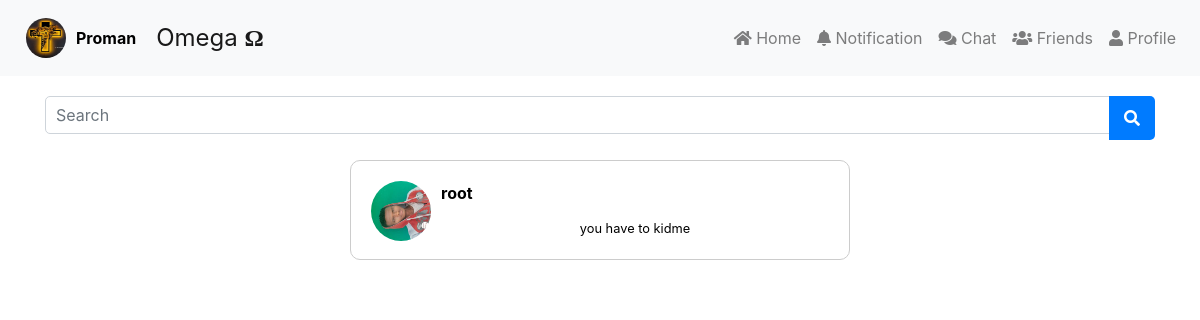
Page /chat/chatlist/ (signed in) on the committed database.
### user_profile/models.py (models this page shows, shortened)
class UserProfile(models.Model):
    user = models.OneToOneField(User,on_delete=models.CASCADE)
    name = models.CharField(max_length=50,help_text="Profile Username")
    bio = models.TextField(max_length=100,default="write your bio",blank=True)
    image = models.ImageField(default="default.png",
                              upload_to="profile_img")
    def __str__(self):
          return self.name

### chat/models.py (models this page shows)
class LiveChatModel(models.Model):
    state = models.CharField(max_length=10)
    sender = models.ForeignKey(UserProfile,on_delete=models.CASCADE)
    message = models.TextField(max_length=500)
    receiver = models.ForeignKey(
        UserProfile,on_delete=models.CASCADE,
        related_name='chat_receiver'
    )

### chat/views.py (the view)
# urls.py: path("chatlist/",views.ChatListView.as_view(),name="chatlist"),
class ChatListView(LoginRequiredMixin,TemplateView):
    login_url = reverse_lazy('login')
    template_name = "chat/chatlist.html"
    def get_context_data(self,*args,**kwargs):
        context = super().get_context_data(*args,**kwargs)
        profile = UserProfile.objects.get(user=self.request.user)
        json_profile = serialize('json',[profile])
        connected_friends = FollowModel.objects.filter(follower=json_profile)
        connected_profiles = []
        for item in connected_friends:
            data = list(deserialize('json',item.following))[0].object
            connected_profiles.append(data)
        sender_lchat = LiveChatModel.objects.filter(sender=profile)
        sender_pro = [item.receiver for item in sender_lchat]
        receiver_lchat = LiveChatModel.objects.filter(receiver=profile)
        receiver_pro = [item.sender for item in receiver_lchat]
        all_pro = sender_pro + receiver_pro
        print(all_pro)
        connected_profiles = [item for item in connected_profiles if not item in all_pro]
        print(connected_profiles)
        all_lchat = sender_lchat.union(receiver_lchat)
        context['connected'] = connected_profiles
        context['profile'] = profile
        context['all_lchat'] = all_lchat
        return context

### templates/chat/chatlist.html (shortened to what this page needs)
{%extends 'bases/headers.html'%}
{%load static %}
{%block bootstrap %}
  <link rel="stylesheet" href="https://stackpath.bootstrapcdn.com/bootstrap/4.3.1/css/bootstrap.min.css">
{%endblock%}
{%block cssfile%}
<link rel="stylesheet" type="text/css" href="{%static 'chat/chatlist.css'%}">
{%endblock%}
{%block content%}
{%for item in all_lchat%}
  {%if item.sender == profile%}
  <a href="{%url 'chatroom' item.receiver.id%}" style="color:black;text-decoration:none;">
  {%else%}
        <a href="{%url 'chatroom' item.sender.id%}" style="color:black;text-decoration:none;">
  {%endif%}
  <div class="container" id="{{item.id}}">
    <div class="row">
      <div class="col-md-6 offset-md-3">
        <div class="profile-box">
         {%if item.sender == profile %}
          <img src="{{item.receiver.image.url}}" alt="Profile Image">
          <span class="username">{{item.receiver.name}}</span>
        {%else%}
          <img src="{{item.sender.image.url}}" alt="Profile Image">
          <span class="username">{{item.sender.name}}</span>
        {%endif%}
          <div class="text-center">
            <small>{{item.message}}</small>
          </div>
        </div>
      </div>
    </div>
  </div>
</a>
{%endfor%}
 {%endblock%}

### templates/bases/headers.html (shortened to what this page needs)
{%load static%}
<!DOCTYPE html>
<html lang="en">
<head>
    {%block bootstrap%}
    {%endblock%}
      <link rel="stylesheet" href="https://maxcdn.bootstrapcdn.com/bootstrap/4.5.2/css/bootstrap.min.css">
  <link rel="stylesheet" href="https://cdnjs.cloudflare.com/ajax/libs/font-awesome/5.15.4/css/all.min.css">
    <link rel="stylesheet" href="https://stackpath.bootstrapcdn.com/bootstrap/4.5.2/css/bootstrap.min.css">
    <link rel="stylesheet" href="https://cdnjs.cloudflare.com/ajax/libs/font-awesome/5.15.4/css/all.min.css">
    <link rel="stylesheet" href="{%static 'bases/headers.css'%}" type="text/css">
    {%block cssfile%}
    {%endblock%}
</head>
<body>
    <nav class="navbar navbar-expand-lg navbar-light bg-light">
        {%if user.is_authenticated%}
        <a class="pro-lnk" href="{%url 'profile' profile.id%}">
        <div class="profile">
            <img class="profile-image" src="{{profile.image.url}}" alt="Profile Image">
            <div>
                <span class="profile-username">{{profile.name}}</span>
            </div>
        </div>
        </a>
        {%endif%}
        <a class="navbar-brand" href="#">
            Omega <i class="fas fa-omega">&Omega;</i>
        </a>
        <div class="collapse navbar-collapse" id="navbarSupportedContent">
            <ul class="navbar-nav ml-auto">
                <li class="nav-item">
                    <a class="nav-link" href="{%url 'home'%}"><i class="fas fa-home"></i> Home</a>
                </li>
                <li class="nav-item">
                    <a class="nav-link" href="#"><i class="fas fa-bell"></i> Notification</a>
                </li>
                <li class="nav-item">
                    <a class="nav-link" href="{%url 'chatlist'%}"><i class="fas fa-comments"></i> Chat</a>
                </li>
                {%if user.is_authenticated%}
                <li class="nav-item">
                    <a class="nav-link" href="{%url 'friends'%}"><i class="fas fa-users"></i> Friends</a>
                </li>
                <li class="nav-item">
                    <a class="nav-link" href="{%url 'profile' profile.id %}"><i class="fas fa-user"></i> Profile</a>
                </li>
                {%endif%}
            </ul>
        </div>
    </nav>
    <div class="container">
        <form class="search-form">
            <div class="input-group">
                <input type="text" class="form-control search-input" placeholder="Search">
                <div class="input-group-append">
                    <button type="submit" class="btn btn-primary search-btn"><i class="fas fa-search"></i></button>
                </div>
            </div>
        </form>
    </div>
    {% block content%}
    {%endblock%}
    </body>
</html>

### static/bases/headers.css (style rules this page uses)
.navbar { background-color: #f8f9fa; }
.navbar-brand { font-size: 24px; padding: 10px; color: #333; }
.search-form { display: flex; align-items: center; margin-top: 20px; }
.search-input { flex-grow: 1; padding: 10px; font-size: 16px; border-radius: 5px; }
.search-btn { padding: 10px 15px; background-color: #007bff; border: none; color: #fff; border-radius: 5px; cursor: pointer; }
.profile { display: flex; align-items: center; margin: 10px; }
.profile-image { width: 40px; height: 40px; border-radius: 50%; margin-right: 10px; }
.profile-username { font-weight: bold; }
.pro-lnk { text-decoration:none; color:black; }

### static/chat/chatlist.css (style rules this page uses)
.profile-box { border: 1px solid #ccc; border-radius: 10px; padding: 20px; margin: 20px; }
.profile-box img { width: 60px; height: 60px; border-radius: 50%; float: left; margin-right: 10px; }
.profile-box .username { font-weight: bold; }
.profile-box .text-center { text-align: center; margin-top:10px; }

### rows in the picture
UserProfile: image (picture), name "Proman"
LiveChatModel: sender.image (picture), sender.name "root", message "you have to kidme"
